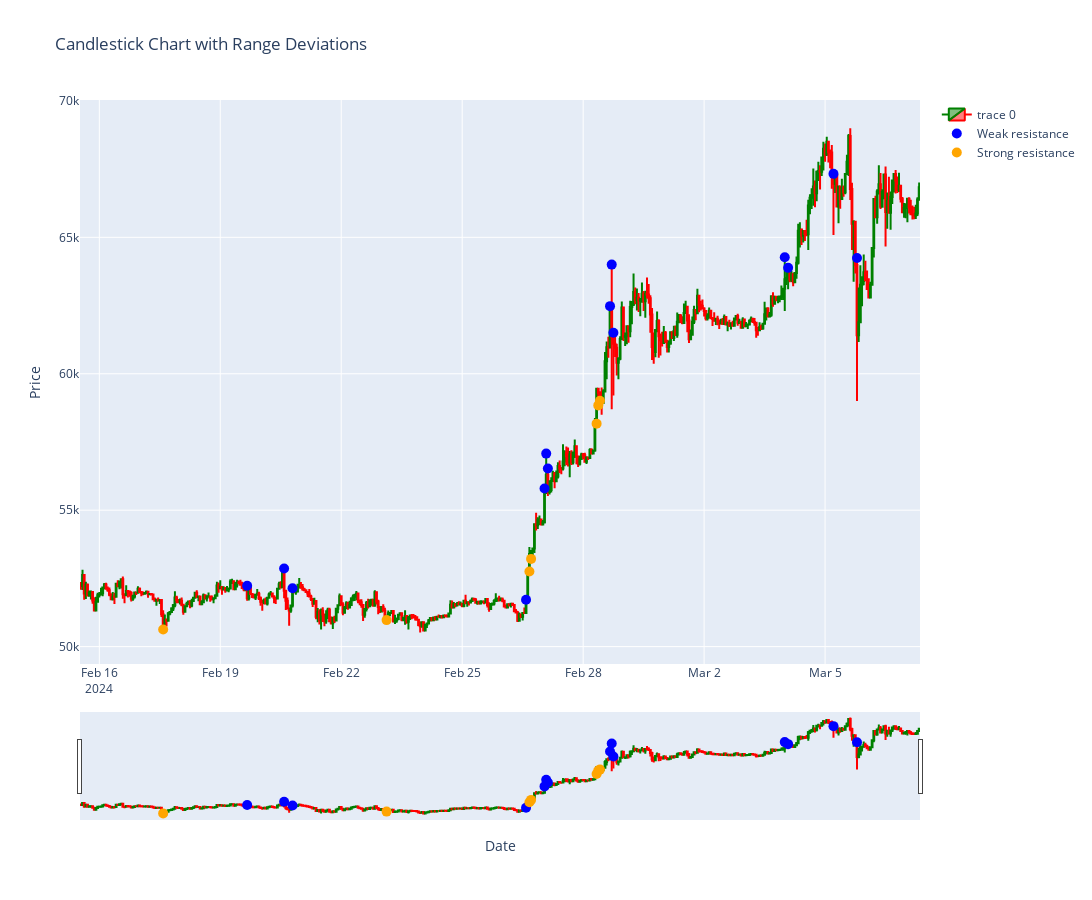

The code cell stored with this chart in its notebook:
### Code cell
import plotly.graph_objects as go

bars = 500
cutoff_time = new_df.index[-bars]

# Assuming cutoff_time is defined elsewhere in your code
cutoff_time = new_df.index[-bars]

# Filter the DataFrame based on the cutoff date
df_slice = new_df[new_df.index >= cutoff_time]

# Create a candlestick chart
fig = go.Figure(data=[go.Candlestick(x=df_slice.index,
                open=df_slice['open'],
                high=df_slice['high'],
                low=df_slice['low'],
                close=df_slice['close'],
                increasing=dict(line=dict(color='green')),  # Change color for increasing candles
                decreasing=dict(line=dict(color='red')))])  # Change color for decreasing candles

# Add markers for high_range_dev and low_range_dev
high_range_dev = df_slice[df_slice['high_range_dev'] == True]
low_range_dev = df_slice[df_slice['low_range_dev'] == True]

fig.add_trace(go.Scatter(x=high_range_dev.index,
                         y=high_range_dev['high'],
                         mode='markers',
                         name='Weak resistance',
                         marker=dict(color='blue', size=10)))

fig.add_trace(go.Scatter(x=low_range_dev.index,
                         y=low_range_dev['low'],
                         mode='markers',
                         name='Strong resistance',
                         marker=dict(color='orange', size=10)))

# Update layout
fig.update_layout(title='Candlestick Chart with Range Deviations',
                  xaxis_title='Date',
                  yaxis_title='Price',
                  width=1200,
                  height=900)

# Show the figure
fig.show()

### Figure 1 — Plotly figure (JSON) as saved in the notebook; plotly's stock layout.template omitted (floating-point values rounded to 4 significant figures; data arrays with more than 128 entries replaced by an {"elided": "..."} marker saying what was removed)
{"data": [{"close": {"elided": "500 float values"}, "decreasing": {"line": {"color": "red"}}, "high": {"elided": "500 float values"}, "increasing": {"line": {"color": "green"}}, "low": {"elided": "500 float values"}, "open": {"elided": "500 float values"}, "type": "candlestick", "x": {"elided": "500 str values"}}, {"marker": {"color": "blue", "size": 10}, "mode": "markers", "name": "Weak resistance", "type": "scatter", "x": ["2024-02-19T16:00:00", "2024-02-20T14:00:00", "2024-02-20T19:00:00", "2024-02-26T14:00:00", "2024-02-27T01:00:00", "2024-02-27T02:00:00", "2024-02-27T03:00:00", "2024-02-28T16:00:00", "2024-02-28T17:00:00", "2024-02-28T18:00:00", "2024-03-04T00:00:00", "2024-03-04T02:00:00", "2024-03-05T05:00:00", "2024-03-05T19:00:00"], "y": [52230, 52860.0, 52140.0, 51720.0, 55800.0, 57070.0, 56530.0, 62478, 64000, 61500.0, 64270.0, 63880.0, 67330.0, 64240.0]}, {"marker": {"color": "orange", "size": 10}, "mode": "markers", "name": "Strong resistance", "type": "scatter", "x": ["2024-02-17T14:00:00", "2024-02-23T03:00:00", "2024-02-26T16:00:00", "2024-02-26T17:00:00", "2024-02-28T08:00:00", "2024-02-28T09:00:00", "2024-02-28T10:00:00"], "y": [50625, 50970.0, 52750.0, 53210.0, 58170.0, 58840.0, 59010.0]}], "layout": {"height": 900, "title": {"text": "Candlestick Chart with Range Deviations"}, "width": 1200, "xaxis": {"autorange": false, "range": ["2024-02-15 12:30", "2024-03-07 08:30"], "rangeslider": {"autorange": true, "range": ["2024-02-15 12:30", "2024-03-07 08:30"], "yaxis": {"_template": null, "rangemode": "match"}}, "title": {"text": "Date"}, "type": "date"}, "yaxis": {"autorange": true, "range": [49360.0, 70030.0], "title": {"text": "Price"}, "type": "linear"}}}
